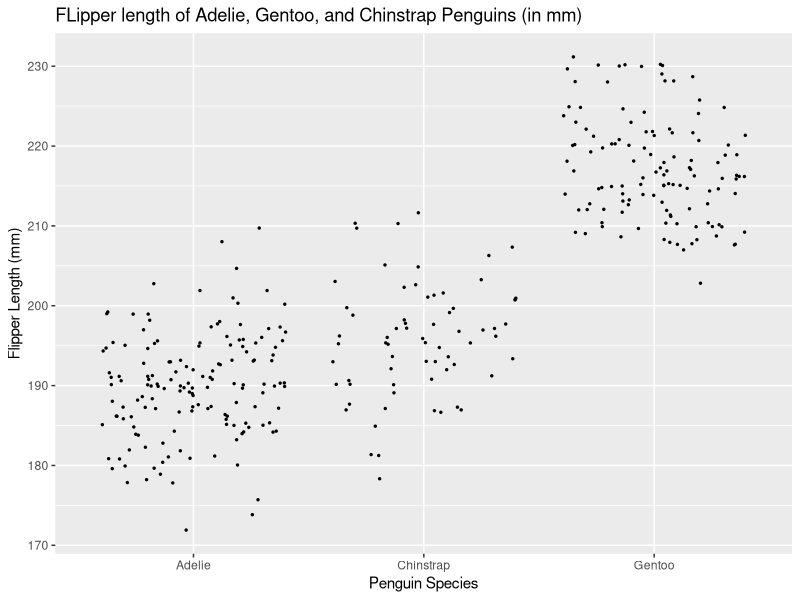

R code for this plot:
## ---- chunk 1
knitr::opts_chunk$set(echo = TRUE)
## ---- chunk 2
library(palmerpenguins)
library(tidyverse)

### usethis::use_git()
###usethis::use_github()

## ---- chunk 3
#A
functionA <- expression(x^2)
functionA_prime <- deriv(functionA, "x")

x <- 3

eval(functionA_prime)
## ---- chunk 4

functionB <- expression(2*(a + 2)^4 - 5)
functionB

functionB_prime <- deriv(functionB, "a")

a <- 1.2

eval(functionA_prime)

## ---- chunk 5
function_C <- expression((-4*t)/(t^2+1))
function_Cprime <- deriv(function_C, "t")

t <- 0

eval(function_Cprime)


## ---- chunk 6

ggplot(data = penguins, aes(x = species, y = flipper_length_mm)) +
  geom_jitter(size = 0.5) +
  labs(x = "Penguin Species",
       y = "Flipper Length (mm)") +
  labs(title = "FLipper length of Adelie, Gentoo, and Chinstrap Penguins (in mm)") +
  theme_gray()

  



